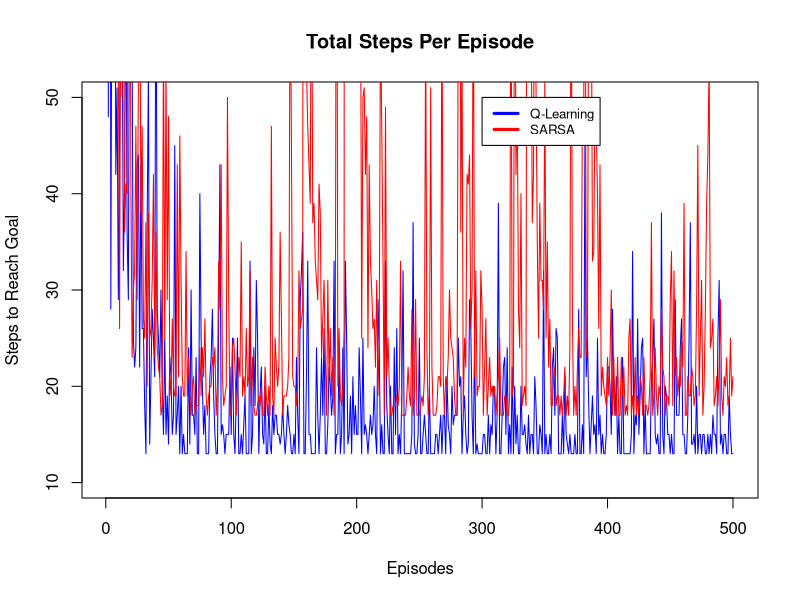
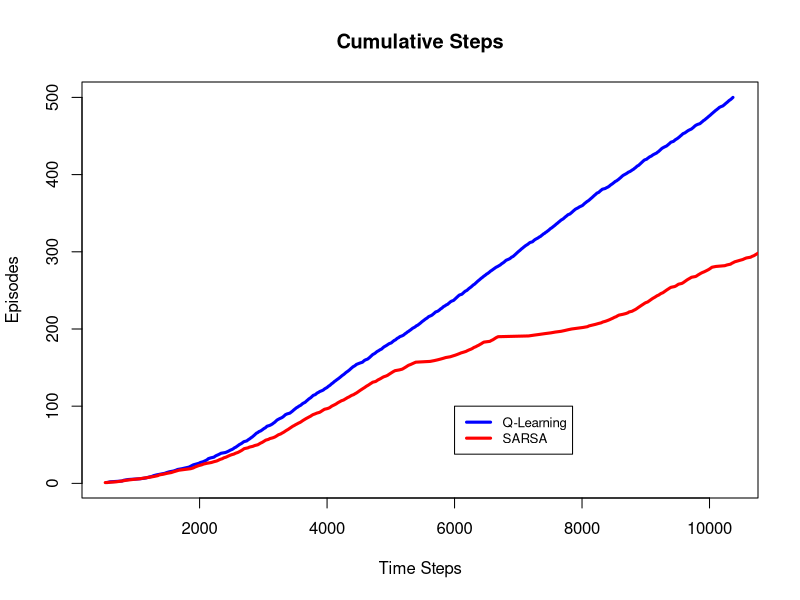
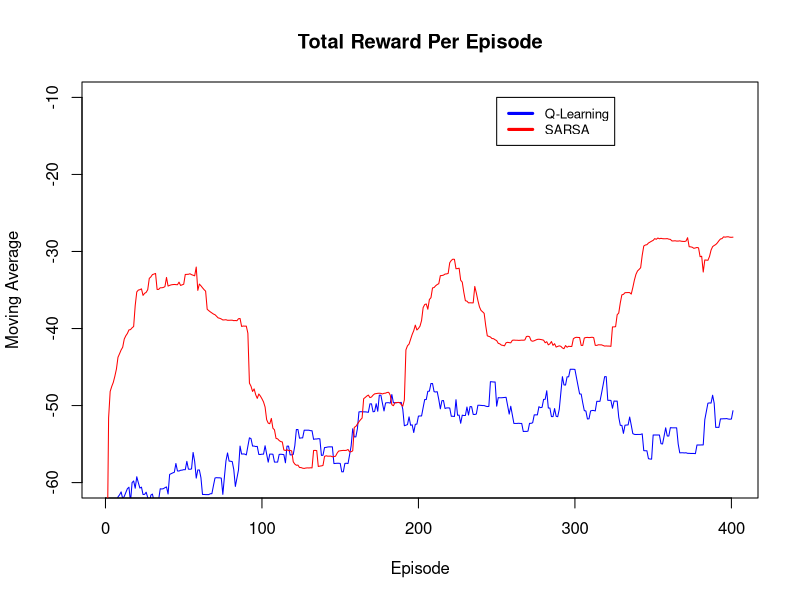

These figures' R source, in order:

###################################################################
# Cliff Walking
# The agent explores a grid with a cliff that restarts the location
# The agent learns how to reach the goal as quickly as possible
###################################################################

###############
# House Keeping
###############

# Clean up
rm(list=ls())

# Set seed
set.seed(802)

# Grid size
grid_rows = 4
grid_cols = 12

# Action set 1=Up 2=Down 3=Left 4=Right
actions = 1:4

# Reward at Each Step
reward = -1

# Step Size
alpha = 0.5

# Exploration Rate
epsilon = 0.1

# Locations
start = c(4, 1)
goal = c(4, 12)

# Q learning table
q_table_sarsa = array(0, dim = c(grid_rows,grid_cols,length(actions)))
q_table_ql = array(0, dim = c(grid_rows,grid_cols,length(actions)))

# Set number of episodes to run
episodes = 500

######################################
# Function to move through environment
######################################

step = function(state,action){
  
  rownum = state[1]
  colnum = state[2]
  reward = -1
  
  # 1=Up
  if(action == 1){
    
    rownum = max(rownum -1, 1)
    
    # 2=Down
  } else if(action == 2){
    
    rownum = min(rownum +1, grid_rows)
    
    # 3=Left
  } else if(action == 3){
    
    colnum = max(colnum -1, 1)
    
    # 4=Right
  } else{
    
    colnum = min(colnum +1, grid_cols)
    
  }
  
  # Restart Position if Agent Moves Off Cliff
  if( (rownum == grid_rows) & (colnum %in% 2:(grid_cols-1)) ){
    
    rownum = start[1]
    colnum = start[2]
    reward = -100
    
  }
  
  return(list("state"=c(rownum,colnum), "reward"=reward))
  
} # End Step Function

#########################################################################
# Function to select the greedy action from the current state and q_table
#########################################################################

greedy = function(state, q_table, epsilon){
  
  # Randomly select action with probability epsilon
  if(runif(1)<epsilon){
    
    g_action=sample(1:4,1)
    
  } else{
    
    # Select the best action for the given state with probability 1-epsilon
    q_vals = q_table[state[1], state[2], ]
    g_action = which(q_vals==max(q_vals))
    if(length(g_action)>1){g_action=sample(g_action,1)}
    
  }
  
  return(g_action)
  
} # End Greedy Function

###############################
# Run SARSA in Windy Grid World
###############################

# Store the steps to reach the goal for each episode
steps_vec_sarsa = NULL
reward_vec_sarsa = NULL

# SARSA
for(i in 1:episodes){

  # Count steps and sum total reward per episode
  steps_count = 0
  reward_total = 0
  
  # Always start in the same position
  state = c(4, 1)
  
  # Choose action based on epsilon-greedy
  action = greedy(state, q_table_sarsa, epsilon)
  
  
  # Loop until the goal is reached
  while(!setequal(state,goal)){
    
    # Find next state and reward given current state and action
    new_s_r = step(state, action)
    new_state = new_s_r$state
    reward = new_s_r$reward
    
    # Choose action based on epsilon-greedy
    new_action = greedy(new_state, q_table_sarsa, epsilon)
    
    # Update the q-table with SARSA
    q_table_sarsa[state[1],state[2],action] =  q_table_sarsa[state[1],state[2],action] + 
      alpha * ( reward + q_table_sarsa[new_state[1],new_state[2],new_action] - 
                  q_table_sarsa[state[1],state[2],action] )
    
    # Set new state to current state and new action to current action
    state = new_state
    action = new_action

    # Update steps count and reward total
    steps_count = steps_count + 1
    reward_total = reward_total + reward
    
  }
  
  # Save steps and total reward per episode
  steps_vec_sarsa = c(steps_vec_sarsa, steps_count)
  reward_vec_sarsa = c(reward_vec_sarsa, reward_total)
  
} # End Loop

####################################
# Run Q-Learning in Windy Grid World
####################################

# Store the steps to reach the goal for each episode
steps_vec_ql = NULL
reward_vec_ql = NULL

# Q-Learning
for(i in 1:episodes){
  
  # Count steps and sum total reward per episode
  steps_count = 0
  reward_total = 0
  
  # Always start in the same position
  state = c(4, 1)
  
  # Loop until the goal is reached
  while(!setequal(state,goal)){
    
    # Choose action based on epsilon-greedy
    action = greedy(state, q_table_ql, epsilon)
    
    # Find next state and reward given current state and action
    new_s_r = step(state, action)
    new_state = new_s_r$state
    reward = new_s_r$reward
    
    # Update the q-table with Q-Learning
    q_table_ql[state[1],state[2],action] =  q_table_ql[state[1],state[2],action] + 
      alpha * ( reward + max(q_table_ql[new_state[1],new_state[2],]) - 
                  q_table_ql[state[1],state[2],action] )
    
    # Set new state to current state
    state = new_state
    
    # Update steps count and reward total
    steps_count = steps_count + 1
    reward_total = reward_total + reward
    
  }
  
  # Save steps and total reward per episode
  steps_vec_ql = c(steps_vec_ql, steps_count)
  reward_vec_ql = c(reward_vec_ql, reward_total)
  
} # End Loop

###################################
# View SARSA and Q-Learning Results
###################################

# Summary Info SARSA
min_steps_sarsa = grid_cols + 1
optimal_path_count_sarsa = sum(steps_vec_sarsa==min_steps_sarsa)
paste0("The agent followed the optimal path ", 100*optimal_path_count_sarsa/episodes, "% of the time with SARSA.")

# Summary Info Q-Learning
min_steps_ql = grid_cols + 1
optimal_path_count_ql = sum(steps_vec_ql==min_steps_ql)
paste0("The agent followed the optimal path ", 100*optimal_path_count_ql/episodes, "% of the time with Q-Learning.")

# Graphic of steps by episode
plot(steps_vec_ql, type="l", ylim=c(10,50), main="Total Steps Per Episode", xlab="Episodes", ylab="Steps to Reach Goal", col="blue", lwd=1)
lines(steps_vec_sarsa, col="red")
legend(300, 50, legend=c("Q-Learning", "SARSA"),col=c("blue","red"), lwd=c(3,3), cex=0.8)

# Graphic of the cumulative time steps across episodes
plot(cumsum(steps_vec_ql), 1:episodes, type="l", main="Cumulative Steps", ylab="Episodes", xlab="Time Steps", col="blue", lwd=3)
lines(cumsum(steps_vec_sarsa), 1:episodes, type="l", col="red", lwd=3)
legend(6000, 100, legend=c("Q-Learning", "SARSA"),col=c("blue","red"), lwd=c(3,3), cex=0.8)

# Summary Information
paste0("The average reward for SARSA is ", mean(reward_vec_sarsa))
paste0("The average reward for Q-learning is ", mean(reward_vec_ql))

# Create Function to Find the Moving Average of a Vector
mov_ave = function(vec,obs){
  
  MA = NULL
  for(i in 1:(length(vec)-(obs-1))){
    MA = c(MA,mean(vec[i:(i+(obs-1))]))
  }
  
  return(MA)
  
}

# Graphic of the Total Reward Moving Average
MA_window = 100
plot(mov_ave(reward_vec_ql, MA_window), type="l", ylim=c(-60,-10), col="blue", main="Total Reward Per Episode", xlab="Episode", ylab="Moving Average")
lines(mov_ave(reward_vec_sarsa, MA_window), col="red")
legend(250, -10, legend=c("Q-Learning", "SARSA"),col=c("blue","red"), lwd=c(3,3), cex=0.8)

# Find the optimal direction for each state (U,D,L,R) with Q-learning
optimal_policy_ql = matrix(0,nrow=grid_rows,ncol=grid_cols)
for(i in 1:grid_rows){
  for(j in 1:grid_cols){
    direction = which.max(q_table_ql[i,j,])
    if(direction==1){optimal_policy_ql[i,j]="U"}
    if(direction==2){optimal_policy_ql[i,j]="D"}
    if(direction==3){optimal_policy_ql[i,j]="L"}
    if(direction==4){optimal_policy_ql[i,j]="R"}
  }
}

for(i in 2:(grid_cols-1)){
  optimal_policy_ql[grid_rows,i]="C"
}

optimal_policy_ql[4,12]="G"
optimal_policy_ql

# Find the optimal direction for each state (U,D,L,R) with SARSA
optimal_policy_sarsa = matrix(0,nrow=grid_rows,ncol=grid_cols)
for(i in 1:grid_rows){
  for(j in 1:grid_cols){
    direction = which.max(q_table_sarsa[i,j,])
    if(direction==1){optimal_policy_sarsa[i,j]="U"}
    if(direction==2){optimal_policy_sarsa[i,j]="D"}
    if(direction==3){optimal_policy_sarsa[i,j]="L"}
    if(direction==4){optimal_policy_sarsa[i,j]="R"}
  }
}

for(i in 2:(grid_cols-1)){
  optimal_policy_sarsa[grid_rows,i]="C"
}

optimal_policy_sarsa[4,12]="G"
optimal_policy_sarsa

##########################################################################################
# Change epsilon to 0.001 and rerun the program
# When epsilon approaches 0 SARSA will converge to the optimal fast policy along the cliff
##########################################################################################





